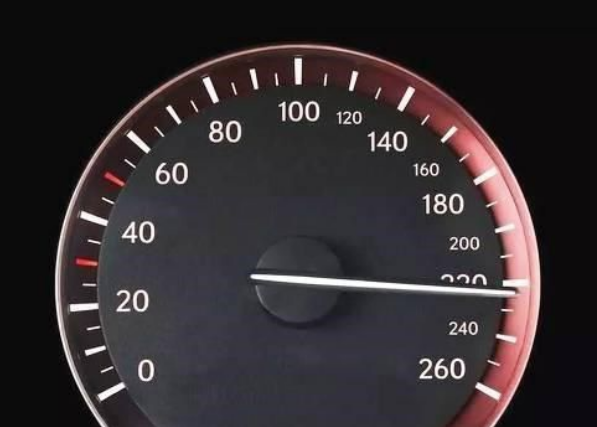
#> input picture src/examples/demos/meter_read/001_meter.png, 597 x 427 px, given in place of v3_rpm_meter.png, which was not available
$ python meter.py   (older library calls are emulated)
#> lines starting #> are read from the running program, lines starting #| are printed output that depends on the picture; after the words box and inside, x2 and y2 are one past the last pixel; in counts of white or black regions, pixels touching at a corner belong together; pictures that were not available may be replaced by others from this repository, and a replacement may not be noted
# -*- coding: utf-8 -*-
"""
@Author : WeiDongcheng @tonse
@Time : 2023/1/10 17:17
@File : meter.py
@Desc :
"""
from math import sqrt
import cv2
import numpy as np
import os
import random
import glob


# 基本方法工具
class Functions:
    # [12 lines left out: function GetClockAngle, not called in this run]

    @staticmethod
    def Disttances(a, b):
        # 返回两点间距离
        x1, y1 = a
        x2, y2 = b
        Disttances = int(sqrt((x1 - x2) ** 2 + (y1 - y2) ** 2))
        return Disttances

    @staticmethod
    def couputeMean(deg):
        # 对数据进行处理，提取均值
        """
        :funtion :
        :param b:
        :param c:
        :return:
        """
        if (True):
            # new_nums = list(set(deg)) #剔除重复元素
            mean = np.mean(deg)
            var = np.var(deg)
            # print("原始数据共", len(deg), "个\n", deg)
            '''
            for i in range(len(deg)):
                print(deg[i],'→',(deg[i] - mean)/var)
                #另一个思路，先归一化，即标准正态化，再利用3σ原则剔除异常数据，反归一化即可还原数据
            '''
            # print("中位数:",np.median(deg))
            percentile = np.percentile(deg, (25, 50, 75), interpolation='midpoint')
            # print("分位数：", percentile)
            # 以下为箱线图的五个特征值
            Q1 = percentile[0]  # 上四分位数
            Q3 = percentile[2]  # 下四分位数
            IQR = Q3 - Q1  # 四分位距
            ulim = Q3 + 2.5 * IQR  # 上限 非异常范围内的最大值
            llim = Q1 - 1.5 * IQR  # 下限 非异常范围内的最小值

            new_deg = []
            uplim = []
            for i in range(len(deg)):
                if (llim < deg[i] and deg[i] < ulim):
                    new_deg.append(deg[i])
            # print("清洗后数据共", len(new_deg), "个\n", new_deg)
        new_deg = np.mean(new_deg)

        return new_deg


# 检测方法
class MeterDetection:
    def __init__(self, path):
#> called with path = 'D:\\tmp\\v3_rpm_meter.png'
        self.imageName = path.split('/')[-1].split('.')[0]
        # self.outputPath=(os.getcwd()+'/outputs/').replace('\\','/')
        self.outputPath = ('outputs/')
        self.image = cv2.imread(path)
#> self.image is the input picture: shape (427, 597, 3); mean B, G, R 47.8, 45, 51.2
        self.circleimg = None
        self.panMask = None  # 霍夫圆检测切割的表盘图片
        self.poniterMask = None  # 指针图片
        self.numLineMask = None  # 刻度线图片
        self.centerPoint = None  # 中心点[x,y]
        self.farPoint = None  # 指针端点[x,y]
        self.zeroPoint = None  # 起始点[x,y]
        self.r = None  # 半径
        self.divisionValue = 8 / ((360/11)*8)  # 分度值  227.67464664405568 257.37133968458465
        # self.divisionValue = 260 / 360  # 分度值
        self.makeFiledir()
        self.markZeroPoint()

    def makeFiledir(self):
        """ 创建输出文件夹"""
        if not os.path.exists(self.outputPath):  # 是否存在这个文件夹
            os.makedirs(self.outputPath)  # 如果没有这个文件夹，那就创建一个

    def markZeroPoint(self):
        # 标记起始点0点的位置
        img = self.image

        # [9 lines left out: function on_EVENT_LBUTTONDOWN, not called in this run]

        cv2.namedWindow("image")
        cv2.setMouseCallback("image", on_EVENT_LBUTTONDOWN)
        cv2.imshow('image', img)
        cv2.waitKey()

    def ImgCutCircle(self):
        # 截取表盘区域，滤除背景
        img = self.image
        dst = cv2.pyrMeanShiftFiltering(img, 10, 100)
        cimage = cv2.cvtColor(dst, cv2.COLOR_BGR2GRAY)
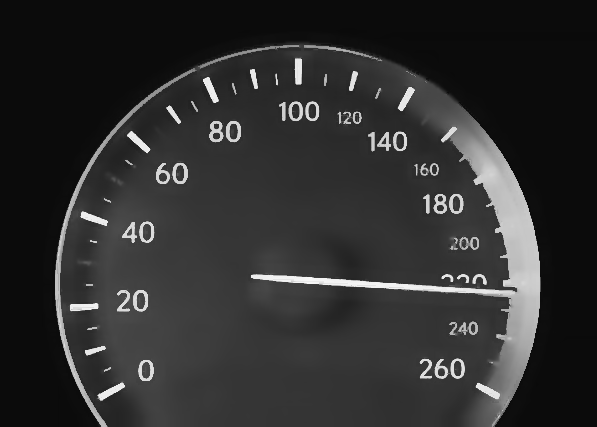
#> cimage: shape (427, 597); min 10, max 247, mean 46.8
        circles = cv2.HoughCircles(cimage, cv2.HOUGH_GRADIENT, 1, 80, param1=100, param2=20, minRadius=80, maxRadius=0)
#> circles = 22 rows, first 8: [297.5, 285.5, 242.5], [348.5, 221.5, 161.6], [239.5, 227.5, 160.8], [368.5, 355.5, 337.7], [292.5, 383.5, 336.9], [387.5, 1.5, 286.6], [220.5, 338.5, 303.5], [434.5, 202.5, 83.4]
        circles = np.uint16(np.around(circles))  # 把类型换成整数
#> circles = 22 rows, first 8: [298, 286, 242], [348, 222, 162], [240, 228, 161], [368, 356, 338], [292, 384, 337], [388, 2, 287], [220, 338, 304], [434, 202, 83]
        r_1 = circles[0, 0, 2]
#> r_1 = 242
        c_x = circles[0, 0, 0]
#> c_x = 298
        c_y = circles[0, 0, 1]
#> c_y = 286
        circle = np.ones(img.shape, dtype="uint8")
        circle = circle * 255
        cv2.circle(circle, (c_x, c_y), int(r_1), 0, -1)
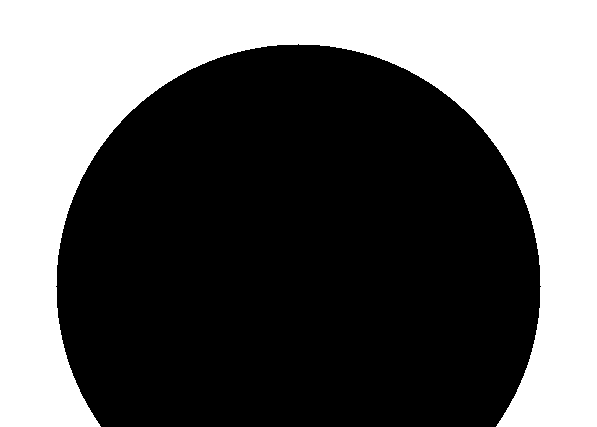
#> circle: shape (427, 597, 3); 38.8% white; 1 white region, box (x1, y1, x2, y2) and area: (0, 0, 597, 427) 99000
        bitwiseOr = cv2.bitwise_or(img, circle)
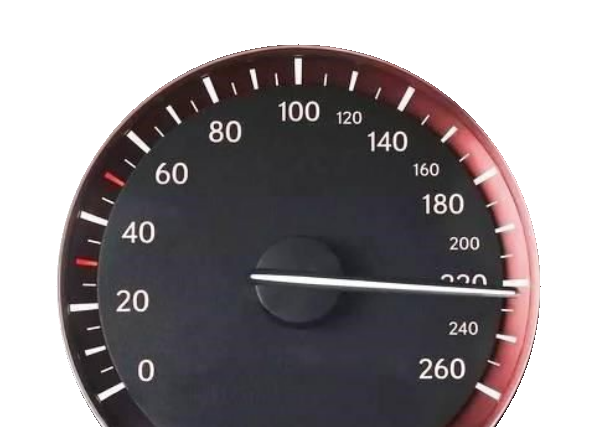
#> bitwiseOr: shape (427, 597, 3); mean B, G, R 141.9, 139.4, 145
        cv2.imwrite(self.outputPath + self.imageName + '_1_imgCutCircle.jpg', bitwiseOr)
        self.cirleData = [r_1, c_x, c_y]
#> self.cirleData = [242, 298, 286]
        self.panMask = bitwiseOr

        return bitwiseOr

    def ContoursFilter(self):
        # 对轮廓进行筛选
        """
        :funtion : 提取刻度线，指针
        :param a: 高斯滤波 GaussianBlur，自适应二值化adaptiveThreshold，闭运算
        :param b: 轮廓寻找 findContours，
        :return:lineSet,new_needleset
        """
        r_1, c_x, c_y = self.cirleData
#> r_1 = 242; c_x = 298; c_y = 286

        img = self.panMask.copy()
        # cv2.circle(img, (c_x, c_y), 20, (23, 28, 28), -1)
        img = cv2.GaussianBlur(img, (3, 3), 0)
        gray = cv2.cvtColor(img, cv2.COLOR_BGR2GRAY)
        binary = cv2.adaptiveThreshold(~gray, 255,
                                       cv2.ADAPTIVE_THRESH_GAUSSIAN_C, cv2.THRESH_BINARY, 15, -10)
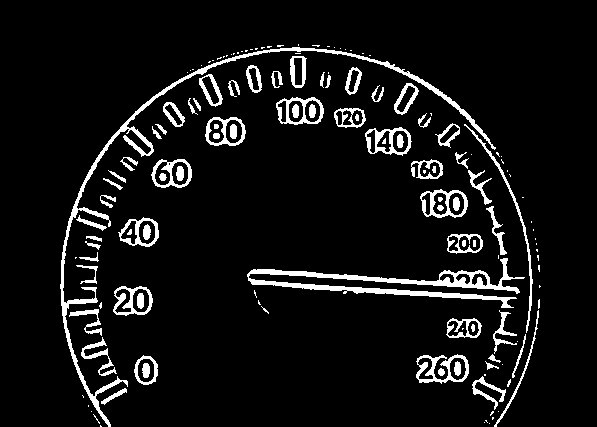
#> binary: shape (427, 597); 7.5% white; 147 white regions (71 under 20 px)
        # cv2.circle(binary, (c_x, c_y), int(r_1*0.5), (0, 0, 0),5)
        # 闭运算
        # kernel = np.ones((3, 3), np.uint8)
        # 膨胀
        # dilation = cv2.dilate(binary, kernel, iterations=1)
        # kernel2 = np.ones((3, 3), np.uint8)
        # 腐蚀
        # erosion = cv2.erode(dilation, kernel2, iterations=1)

        # 轮廓查找，根据版本不同，返回参数不同
        if cv2.__version__ > '4.0.0':
            contours, hier = cv2.findContours(binary, cv2.RETR_LIST, cv2.CHAIN_APPROX_SIMPLE)
#> contours = 187 contours, 81 with area under 20; largest, box (x1, y1, x2, y2) and area: (247, 258, 525, 308) 2708, (60, 47, 496, 427) 2666, (420, 189, 468, 218) 1068, (276, 97, 324, 125) 1049, (365, 127, 412, 156) 988
        else:
            aa, contours, hier = cv2.findContours(binary, cv2.RETR_LIST, cv2.CHAIN_APPROX_SIMPLE)
        cntset = []  # 刻度线轮廓集合
        cntareas = []  # 刻度线面积集合

        needlecnt = []  # 指针轮廓集合
        needleareas = []  # 指针面积集合
        radiusLength = [r_1 * 0.6, r_1 * 1]  # 半径范围
#> radiusLength = [145.2, 242]

        # cv2.drawContours(img, contours, -1, (255, 90, 60), 2)
        # cv2.imwrite(self.outputPath+self.imageName + '_2_----numLineMask.jpg' , img)
        localtion = []
        for cnt in contours:
            rect = cv2.minAreaRect(cnt)
            # print(rect)
            # （中心点坐标，（宽度，高度）,旋转的角度）=   = rect
            a, (w, h), c = rect
            w = int(w)
            h = int(h)
            ''' 满足条件:“长宽比例”，“面积”'''
            if h == 0 or w == 0:
                pass
            else:
                dis = Functions.Disttances((c_x, c_y), a)
                # if (radiusLength[0] < dis and radiusLength[1] > dis):
                if (radiusLength[0] < dis and radiusLength[1] > dis):
                    # 矩形筛选
                    if h / w > 4 or w / h > 4:
                        localtion.append(dis)
                        cntset.append(cnt)
                        cntareas.append(w * h)
                else:
                    if w > r_1 / 2 or h > r_1 / 2:
                        needlecnt.append(cnt)
                        needleareas.append(w * h)
#> this loop made 187 passes
#> (cnt, rect, w, h, c) on pass 47: ([[539, 285], [539, 287], [540, 286]], ((539, 286), (1.41, 1.41), -45), 1, 1, -45)
        cntareas = np.array(cntareas)
        areasMean = Functions.couputeMean(cntareas)  # 中位数，上限区
#> the loop in couputeMean, `for i in range(len(deg)):` made 19 passes
        new_cntset = []
        # 面积
        for i, cnt in enumerate(cntset):
            if (cntareas[i] <= areasMean * 1.5 and cntareas[i] >= areasMean * 0.8):
                new_cntset.append(cnt)
#> this loop made 19 passes
#> cnt on pass 4: [[539, 299], [538, 300], [538, 308], [539, 307]]

        self.r = np.mean(localtion)
        mask = np.zeros(img.shape[0:2], np.uint8)
        self.poniterMask = cv2.drawContours(mask, needlecnt, -1, (255, 255, 255), -1)  # 生成掩膜
#> self.poniterMask: shape (427, 597); 2.7% white; 2 white regions, box (x1, y1, x2, y2) and area: (60, 47, 496, 427) 3566, (247, 258, 525, 308) 3323

        mask = np.zeros(img.shape[0:2], np.uint8)
        self.numLineMask = cv2.drawContours(mask, new_cntset, -1, (255, 255, 255), -1)  # 生成掩膜
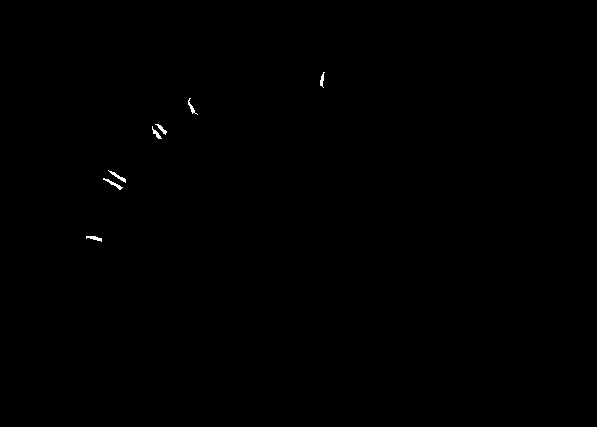
#> self.numLineMask: shape (427, 597); 0.13% white in thin lines or dots, all inside (x1, y1, x2, y2) = (86, 72, 325, 242)
        print(self.outputPath + self.imageName + '_2_numLineMask.jpg')
        cv2.imwrite(self.outputPath + self.imageName + '_2_numLineMask.jpg', self.numLineMask)
        cv2.imwrite(self.outputPath + self.imageName + '_3_poniterMask.jpg', self.poniterMask)
        # for cnt in needlecnt:
        #     cv2.fillConvexPoly(mask,cnt , 255)
        self.new_cntset = new_cntset

        return new_cntset

    def FitNumLine(self):
        """ 轮廓拟合直线"""
        lineSet = []  # 拟合线集合
        img = self.image.copy()
        for cnt in self.new_cntset:
            rect = cv2.minAreaRect(cnt)
            # 获取矩形四个顶点，浮点型
            box = cv2.boxPoints(rect)
            box = np.int0(box)
            cv2.polylines(img, [box], True, (0, 255, 0), 1)  # pic
            output = cv2.fitLine(cnt, 2, 0, 0.001, 0.001)
            k = output[1] / output[0]
            k = round(k[0], 2)
            b = output[3] - k * output[2]
            b = round(b[0], 2)
            x1 = 1
            x2 = img.shape[0]
            y1 = int(k * x1 + b)
            y2 = int(k * x2 + b)
            # cv2.line(img, (x1, y1), (x2, y2), (0, 255, 0), 1)
            # lineSet:刻度线拟合直线数组，k斜率 b
            lineSet.append([k, b])  # 求中心点的点集[k,b]
#> this loop made 7 passes
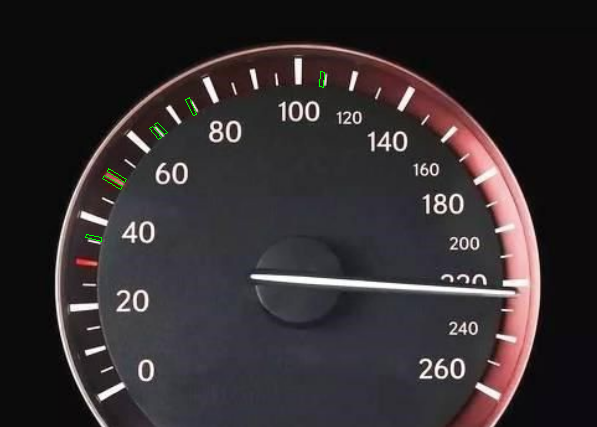
#> img: shape (427, 597, 3); 0.1% of pixels changed, all inside (x1, y1, x2, y2) = (85, 71, 325, 242)
        cv2.imwrite(self.outputPath + self.imageName + '_4_fitNumLine.jpg', img)
        self.lineSet = lineSet
        return lineSet

    def getIntersectionPoints(self):
        # 获取刻度线交点
        img = self.image
        lineSet = self.lineSet
        w, h, c = img.shape
        point_list = []
        xlist = []
        ylist = []
        if len(lineSet) > 2:
            # print(len(lineSet))
            np.random.shuffle(lineSet)
            lkb = int(len(lineSet) / 2)
            kb1 = lineSet[0:lkb]
            kb2 = lineSet[lkb:(2 * lkb)]
            # print('len', len(kb1), len(kb2))
            kb1sample = random.sample(kb1, int(len(kb1) / 2))
            kb2sample = random.sample(kb2, int(len(kb2) / 2))
        else:
            kb1sample = lineSet[0]
            kb2sample = lineSet[1]
        for i, wx in enumerate(kb1sample):
            # for wy in kb2:
            for wy in kb2sample:
                k1, b1 = wx
                k2, b2 = wy
                # print('kkkbbbb',k1[0],b1[0],k2[0],b2[0])
                # k1-->[123]
                try:
                    if (b2 - b1) == 0:
                        b2 = b2 - 0.1
                    if (k1 - k2) == 0:
                        k1 = k1 - 0.1
                    x = (b2 - b1) / (k1 - k2)
                    y = k1 * x + b1
                    x = int(round(x))
                    y = int(round(y))
                except:
                    x = (b2 - b1 - 0.01) / (k1 - k2 + 0.01)
                    y = k1 * x + b1
                    x = int(round(x))
                    y = int(round(y))
                # x,y=solve_point(k1, b1, k2, b2)
                if x < 0 or y < 0 or x > w or y > h:
                    break
                # point_list.append([x, y])
                xlist.append(x)
                ylist.append(y)
#> this loop made 1 pass
#> wx on pass 1: [0.64, 100.9]
                # cv2.circle(img, (x, y), 2, (122, 22, 0), 2)
        # print('point_list',point_list)
        cx = int(np.mean(xlist))
        cy = int(np.mean(ylist))
        self.centerPoint = [cx, cy]
        cv2.circle(img, (cx, cy), 2, (0, 0, 255), 2)
#> img: shape (427, 597, 3); 0.01% of pixels changed, all inside (x1, y1, x2, y2) = (251, 261, 258, 268)
        cv2.imwrite(self.outputPath + self.imageName + '_5_IntersectionPoints.jpg', img)
        return img

    def FitPointerLine(self):
        # 拟合指针直线段
        img = self.poniterMask
        orgin_img = self.image.copy()
        # kernel = np.ones((3, 3), np.uint8)
        # mask = cv2.dilate(img, kernel, iterations=1)
        # img = cv2.erode(mask, kernel, iterations=1)
        lines = cv2.HoughLinesP(img, 1, np.pi / 180, 100, minLineLength=int(self.r / 2), maxLineGap=2)
        # nmask = np.zeros(img.shape, np.uint8)
        # lines = mential.findline(self=0, cp=[x, y], lines=lines)
        # print('lens', len(lines))
        dmax = 0
        pointerLine = []
        # 最长的线段为指针
        for line in lines:
            x1, y1, x2, y2 = line[0]
            d1 = Functions.Disttances((x1, y1), (x2, y2))
            if (d1 > dmax):
                dmax = d1
                pointerLine = line[0]
#> this loop made 5 passes
#> line on passes 1 to 5: [[250, 271, 518, 289]], [[248, 280, 509, 299]], [[253, 269, 517, 288]], [[251, 282, 507, 300]], [[384, 289, 516, 298]]
        x1, y1, x2, y2 = pointerLine
        d1 = Functions.Disttances((x1, y1), (self.centerPoint[0], self.centerPoint[1]))
        d2 = Functions.Disttances((x2, y2), (self.centerPoint[0], self.centerPoint[1]))
        if d1 > d2:
            self.farPoint = [x1, y1]
        else:
            self.farPoint = [x2, y2]

        cv2.line(orgin_img, (x1, y1), (x2, y2), 20, 1, cv2.LINE_AA)
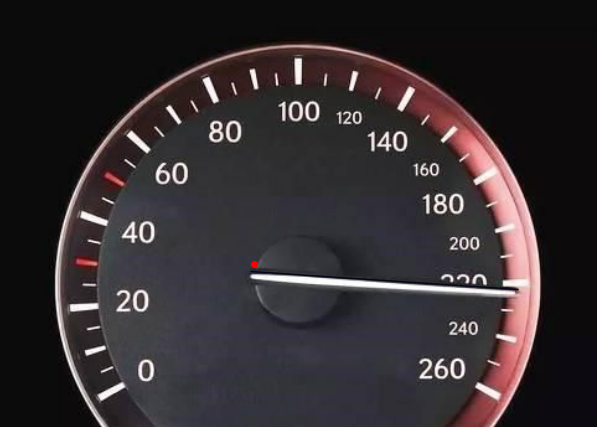
#> orgin_img: shape (427, 597, 3); mean B, G, R 47.8, 45, 51.2
        cv2.circle(orgin_img, (self.farPoint[0], self.farPoint[1]), 2, (0, 0, 255), 2)
#> orgin_img: shape (427, 597, 3); 0.01% of pixels changed, all inside (x1, y1, x2, y2) = (515, 286, 522, 293)
        cv2.imwrite(self.outputPath + self.imageName + '_6_PointerLine.jpg', img)
        cv2.imwrite(self.outputPath + self.imageName + '_7_PointerPoint.jpg', orgin_img)

    def Readvalue(self):
        # try:
        self.ImgCutCircle()
        self.ContoursFilter()
        self.FitNumLine()
        self.getIntersectionPoints()
        self.FitPointerLine()
#> (the run stopped early here; a loop or call above may not have finished)
